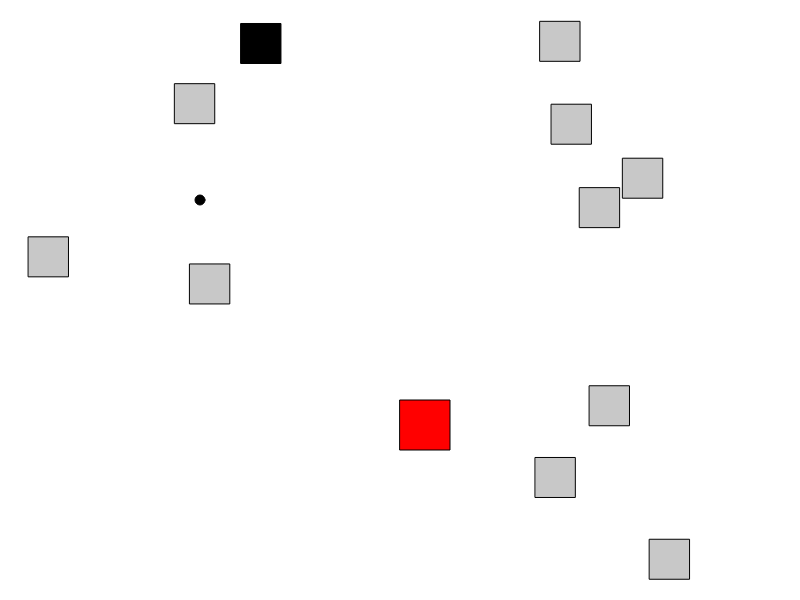
Frame 1 (no input)
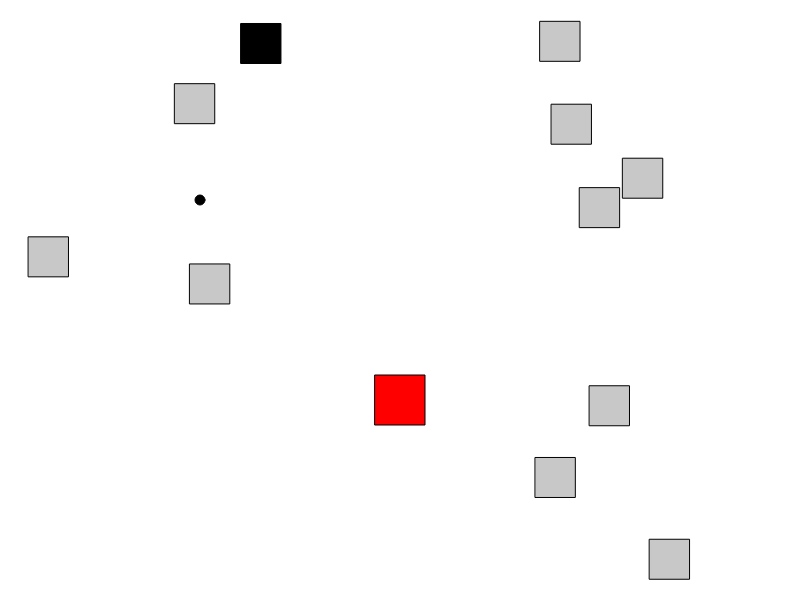
Frame 60 (no input)
Frame 120 (the mouse pressed at the canvas centre since frame 60): identical to frame 60, image omitted

The p5.js sketch that drew these frames (run headless with seeded random() and noise() and a simulated clock; from frame 60 on, the mouse is pressed at the canvas centre):

// p5.js sketch
// ── sketch.js
// P5.JS TEMPLATE
// Delcare Global variables
let player;
let movableBlocks;
let obstacleBlocks;
let d;
let od;
let x;
let y;
let dis;
let diso;
let winText;
// SETUP FUNCTION - Runs once at beginning of program
function setup() {
    createCanvas(800, 600);
    //initialize variables
    winText = '';

    x = 400;
    y = 400;
    movableBlocks = [];
    obstacleBlocks = [];
    player = new Player(200, 200, 10, 200, 3);
    for (let i = 0; i < 10; i++) {
        obstacleBlocks.push(new MovableBlock(random(width), random(height), 40, 200));
    }
    for (let i = 0; i < 1; i++) {
        movableBlocks.push(new MovableBlock(random(width), random(height), 40, 0));
    }

}

function draw() {
    //LOGIC
    player.move();
    for (let i = 0; i < movableBlocks.length; i++) {
        if (dis < movableBlocks[i].s - 30) {
            movableBlocks[i].spe = 0;
            winText = 'YOU WIN';

        }
        for (let i = 0; i < movableBlocks.length; i++) {
            movableBlocks[i].move();
            if (d < movableBlocks[i].s - 13) {
                movableBlocks[i].spe = 3;
            }
        }
        //DRAW
        background(255);
        textSize(32);
        fill("red");
        text(winText, width / 2, height / 2);
        rect(x, y, 50, 50);
        player.show();
        for (let i = 0; i < movableBlocks.length; i++) {
            d = dist(player.x, player.y, movableBlocks[i].x, movableBlocks[i].y);

            dis = dist(movableBlocks[i].x, movableBlocks[i].y, x, y);
            movableBlocks[i].show();
        }
        for (let i = 0; i < obstacleBlocks.length; i++) {
            od = dist(player.x, player.y, obstacleBlocks[i].x, obstacleBlocks[i].y);

            diso = dist(obstacleBlocks[i].x, obstacleBlocks[i].y, x, y);
            obstacleBlocks[i].show();
        }


    }
}
//EVENT FUNCTION

// ── helper.js
class Player {
    constructor(x, y, size, c, speed) {
        this.x = x;
        this.y = y;
        this.s = size;
        this.color = c;
        this.sp = speed;
    }
    show() {
        fill(0);
        ellipse(this.x, this.y, 10, 10);
    }
    move() {
        //left
        if (keyIsDown(37)) {
            this.x -= this.sp;
        }
        //right
        if (keyIsDown(39)) {
            this.x += this.sp;

        }
        //down
        if (keyIsDown(40)) {
            this.y += this.sp;

        }
        //up
        if (keyIsDown(38)) {
            this.y -= this.sp;

        }

    }
}
class MovableBlock {
    constructor(x, y, size, c) {
        this.x = x;
        this.y = y;
        this.s = size;
        this.color = c;
        this.spe = 0;
    }
    show() {
        rectMode(CENTER);
        fill(this.color);
        rect(this.x, this.y, this.s, this.s);
    }
    move() {
        //left
        if (keyIsDown(37)) {
            this.x -= this.spe;
        }
        //right
        if (keyIsDown(39)) {
            this.x += this.spe;

        }
        //down
        if (keyIsDown(40)) {
            this.y += this.spe;

        }
        //up
        if (keyIsDown(38)) {
            this.y -= this.spe;

        }

    }
}
class ObstacleBlock {
    constructor(x, y, size, c) {
        this.x = x;
        this.y = y;
        this.s = size;
        this.color = c;
    }
    show() {
        fill(this.color);
        rect(this.x, this.y, this.s, this.s);
    }
}
